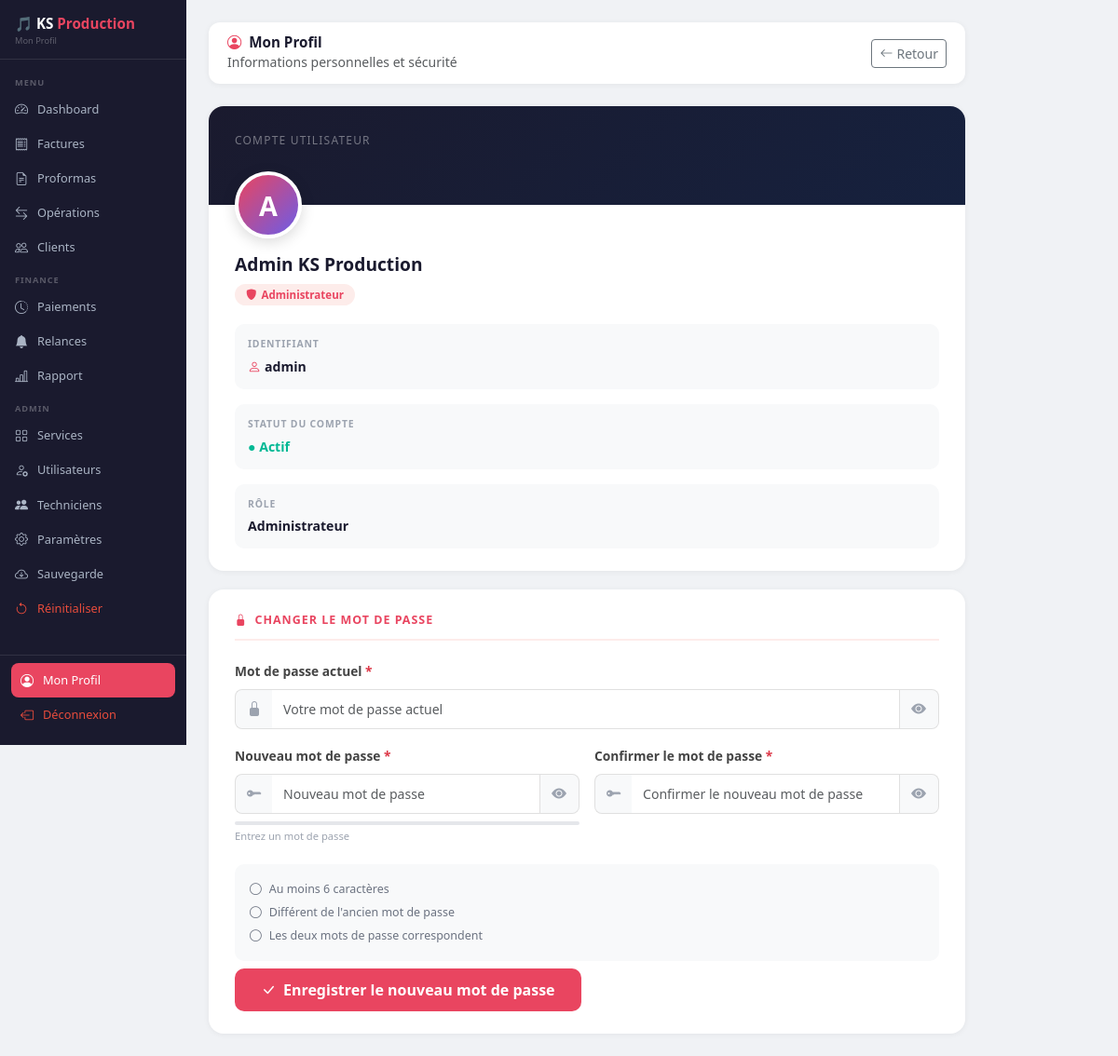
Page /profil (signed in) on the committed database.
### database.py (models this page shows)
class Utilisateur(db.Model):
    __tablename__ = 'utilisateurs'
    id          = db.Column(db.Integer, primary_key=True)
    username    = db.Column(db.String(50), unique=True, nullable=False)
    password    = db.Column(db.String(100), nullable=False)
    role        = db.Column(db.String(50), nullable=False)
    nom_complet = db.Column(db.String(100))
    statut      = db.Column(db.String(20), default='Actif')

### app.py (the view)
@app.route('/profil')
def profil():
    if 'username' not in session:
        return redirect(url_for('login'))
    utilisateur = Utilisateur.query.filter_by(username=session['username']).first_or_404()
    return render_template('profil.html',
        username    = session['username'],
        role        = session['role'],
        utilisateur = utilisateur,
    )

### templates/profil.html (shortened to what this page needs)
<!DOCTYPE html>
<html lang="fr">
<head>
    <link href="https://cdn.jsdelivr.net/npm/bootstrap@5.3.0/dist/css/bootstrap.min.css" rel="stylesheet">
    <link href="https://cdn.jsdelivr.net/npm/bootstrap-icons@1.10.5/font/bootstrap-icons.css" rel="stylesheet">
</head>
<body>
<div class="sidebar">
    <div class="brand">🎵 KS <span>Production</span><small>Mon Profil</small></div>
    <nav>
        <div class="nav-section">Menu</div>
        <a href="/dashboard"  class="nav-link"><i class="bi bi-speedometer2"></i> Dashboard</a>
        <a href="/factures"   class="nav-link"><i class="bi bi-receipt"></i> Factures</a>
        <a href="/proformas"  class="nav-link"><i class="bi bi-file-earmark-text"></i> Proformas</a>
        <a href="/operations" class="nav-link"><i class="bi bi-arrow-left-right"></i> Opérations</a>
        <a href="/clients"    class="nav-link"><i class="bi bi-people"></i> Clients</a>
        <div class="nav-section">Finance</div>
        <a href="/paiements"  class="nav-link"><i class="bi bi-clock-history"></i> Paiements</a>
        <a href="/relances" class="nav-link"><i class="bi bi-bell-fill"></i> Relances</a>
        <a href="/rapport"    class="nav-link"><i class="bi bi-bar-chart-line"></i> Rapport</a>
        {% if role == 'Administrateur' %}
        <div class="nav-section">Admin</div>
        <a href="/services"      class="nav-link"><i class="bi bi-grid"></i> Services</a>
        <a href="/utilisateurs"  class="nav-link"><i class="bi bi-person-gear"></i> Utilisateurs</a>
        <a href="/techniciens" class="nav-link"><i class="bi bi-people-fill"></i> Techniciens</a>
        <a href="/parametres"    class="nav-link"><i class="bi bi-gear"></i> Paramètres</a>
        <a href="/sauvegarde"    class="nav-link"><i class="bi bi-cloud-arrow-down"></i> Sauvegarde</a>
        <a href="/reinitialiser" class="nav-link" style="color:#e74c3c;"><i class="bi bi-arrow-counterclockwise"></i> Réinitialiser</a>
        {% endif %}
    </nav>
    <div class="sidebar-footer">
        <a href="/profil" class="nav-link active"><i class="bi bi-person-circle"></i> Mon Profil</a>
        <a href="/logout" class="nav-link" style="color:#e74c3c;"><i class="bi bi-box-arrow-left"></i> Déconnexion</a>
    </div>
</div>
<div class="main-content">
    <div class="topbar">
        <div>
            <h5><i class="bi bi-person-circle me-2" style="color:var(--ks-accent);"></i>Mon Profil</h5>
            <small class="text-muted">Informations personnelles et sécurité</small>
        </div>
        <a href="/dashboard" class="btn btn-outline-secondary btn-sm">
            <i class="bi bi-arrow-left me-1"></i>Retour
        </a>
    </div>
    <div class="profil-card">
        <div class="profil-header">
            <div class="cover-text">Compte utilisateur</div>
            <div class="profil-avatar-wrap">
                <div class="profil-avatar">{{ utilisateur.nom_complet[0].upper() if utilisateur.nom_complet else utilisateur.username[0].upper() }}</div>
            </div>
        </div>
        <div class="profil-body">
            <div class="profil-name">{{ utilisateur.nom_complet or utilisateur.username }}</div>
            <div>
                {% if role == 'Administrateur' %}
                    <span class="profil-role role-admin"><i class="bi bi-shield-fill"></i> Administrateur</span>
                {% elif role == 'Caissier' %}
                    <span class="profil-role role-caissier"><i class="bi bi-cash"></i> Caissier</span>
                {% else %}
                    <span class="profil-role role-lecture"><i class="bi bi-eye"></i> Lecture seule</span>
                {% endif %}
            </div>
            <div class="info-grid">
                <div class="info-item">
                    <div class="lbl">Identifiant</div>
                    <div class="val"><i class="bi bi-person me-1" style="color:var(--ks-accent);"></i>{{ utilisateur.username }}</div>
                </div>
                <div class="info-item">
                    <div class="lbl">Statut du compte</div>
                    <div class="val">
                        {% if utilisateur.statut == 'Actif' %}
                        <span style="color:#00b894;">● Actif</span>
                        {% else %}
                        <span style="color:#d63031;">● Inactif</span>
                        {% endif %}
                    </div>
                </div>
                <div class="info-item">
                    <div class="lbl">Rôle</div>
                    <div class="val">{{ utilisateur.role }}</div>
                </div>
            </div>
        </div>
    </div>
    <div class="pwd-card">
        <div class="card-title-section">
            <i class="bi bi-lock-fill"></i> Changer le mot de passe
        </div>
        <form method="POST" action="/profil/changer-mdp" id="formMdp">
            <div class="row g-3">
                <div class="col-md-12">
                    <label class="form-label">Mot de passe actuel <span class="text-danger">*</span></label>
                    <div class="input-group">
                        <span class="input-group-text"><i class="bi bi-lock-fill"></i></span>
                        <input type="password" class="form-control" name="ancien_mdp" id="ancienMdp"
                               placeholder="Votre mot de passe actuel" required>
                        <button type="button" class="btn-eye" onclick="togglePwd('ancienMdp', 'eye1')">
                            <i class="bi bi-eye-fill" id="eye1"></i>
                        </button>
                    </div>
                </div>
                <div class="col-md-6">
                    <label class="form-label">Nouveau mot de passe <span class="text-danger">*</span></label>
                    <div class="input-group">
                        <span class="input-group-text"><i class="bi bi-key-fill"></i></span>
                        <input type="password" class="form-control" name="nouveau_mdp" id="nouveauMdp"
                               placeholder="Nouveau mot de passe" required
                               oninput="verifierForce(); verifierRegles()">
                        <button type="button" class="btn-eye" onclick="togglePwd('nouveauMdp', 'eye2')">
                            <i class="bi bi-eye-fill" id="eye2"></i>
                        </button>
                    </div>
                    <div class="pwd-strength mt-2">
                        <div class="bar-wrap"><div class="bar" id="forceBar" style="width:0%;"></div></div>
                        <div class="label" id="forceLabel">Entrez un mot de passe</div>
                    </div>
                </div>
                <div class="col-md-6">
                    <label class="form-label">Confirmer le mot de passe <span class="text-danger">*</span></label>
                    <div class="input-group">
                        <span class="input-group-text"><i class="bi bi-key-fill"></i></span>
                        <input type="password" class="form-control" name="confirmer_mdp" id="confirmerMdp"
                               placeholder="Confirmer le nouveau mot de passe" required
                               oninput="verifierCorrespondance()">
                        <button type="button" class="btn-eye" onclick="togglePwd('confirmerMdp', 'eye3')">
                            <i class="bi bi-eye-fill" id="eye3"></i>
                        </button>
                    </div>
                </div>
                <div class="col-12">
                    <div class="pwd-rules">
                        <div class="pwd-rule" id="regle-len"><i class="bi bi-circle"></i> Au moins 6 caractères</div>
                        <div class="pwd-rule" id="regle-diff"><i class="bi bi-circle"></i> Différent de l'ancien mot de passe</div>
                        <div class="pwd-rule" id="regle-match"><i class="bi bi-circle"></i> Les deux mots de passe correspondent</div>
                    </div>
                </div>
                <div class="col-12 mt-2">
                    <button type="submit" class="btn-ks" id="btnSave" disabled>
                        <i class="bi bi-check-lg me-2"></i>Enregistrer le nouveau mot de passe
                    </button>
                </div>
            </div>
        </form>
    </div>
</div>
</body>
</html>

### rows in the picture
Utilisateur: nom_complet "A", nom_complet "Admin KS Production", username "admin", role "Administrateur"
